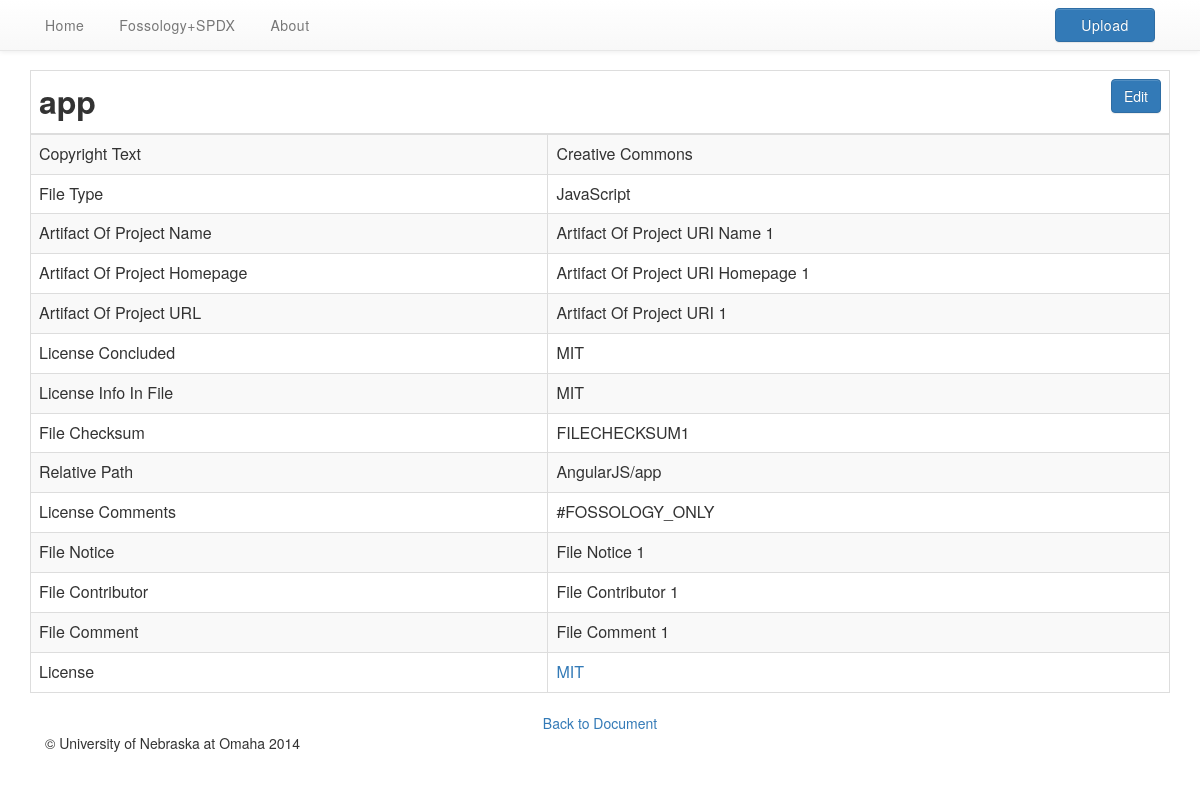
Screenshot of /file.php?file_id=1001&doc_id=1001 with the database file from the repository.
### tables this page shows
CREATE TABLE IF NOT EXISTS `spdx_file_info` (
  `file_info_pk` int(11) AUTO_INCREMENT,
  `fspdx_id` text NOT NULL,
  `filename` text,
  `filetype` text,
  `checksum` text,
  `license_concluded` text NOT NULL,
  `license_info_in_file` text,
  `license_comment` text,
  `file_copyright_text` text,
  `artifact_of_project` text,
  `artifact_of_homepage` text,
  `artifact_of_url` text,
  `file_comment` text,
  `file_notice` text,
  `file_contributor` text,
  `relative_path` text,
  `package_info_fk` int(11) NOT NULL,
  `spdx_fk` int(11) NOT NULL,
  PRIMARY KEY (`file_info_pk`,`package_info_fk`,`spdx_fk`)
);

CREATE TABLE IF NOT EXISTS `spdx_license_list_insert` (
  `license_list_pk` int(30) AUTO_INCREMENT,
  `license_identifier` varchar(50) NOT NULL,
  `license_fullname` varchar(100) NOT NULL,
  `license_matchname_1` varchar(30) NOT NULL,
  `license_matchname_2` varchar(30) NOT NULL,
  `license_matchname_3` varchar(30) NOT NULL,
  `osi_approved` tinyint(1) DEFAULT NULL,
  PRIMARY KEY (`license_list_pk`)
);

### src/function/Data_Source.php (called while the page is built, shortened)
<?php
    $host        = "localhost";
    $username    = "root";
    $password    = "";
    $db_name     = "SPDX";
?>

### src/file.php (the view, shortened to what this page needs)
<SPDX-License-Identifier: Apache-2.0>
<?php
    include("function/_header.php");
    include("function/package_files.php");
    $fileId = $_GET['file_id'];
    $spdxDocId = $_GET['doc_id'];
    $file = mysql_fetch_assoc(getPackageFile($fileId, $spdxDocId));
?>
<div class="container">
    <form id="spdx_form" action="file.php?file_id=<?php echo $fileId; ?>&doc_id=<?php echo $spdxDocId;?>" method="post">
        <table id="tblMain" class="table table-bordered table-striped table-doc">
            <thead>
                <tr>
                    <th colspan=2>
	                    <?php echo $file["filename"]; ?>
	                    <div style="display:inline-block;float:right;">
	                        <button id="edit_doc"     type="button"  class="btn btn-primary view"/>Edit</button>
	                    </div>
                    </th>
                </tr>
            </thead>
            <tbody>
                <tr>
                    <td title="Information about copyright.">Copyright Text</td>
                    <td class="view"><?php echo $file["file_copyright_text"]; ?></td>
                </tr>
                <tr>
                    <td title="Type of this file.">File Type</td>
                    <td class="view"><?php echo $file["filetype"]; ?></td>
                </tr>
                <tr>
                    <td title="Project the file has been derived from.">Artifact Of Project Name</td>
                    <td class="view"><?php echo $file["artifact_of_project"]; ?></td>
                </tr>
                <tr>
                    <td title="Location of project from which this file has been derived.">Artifact Of Project Homepage</td>
                    <td class="view"><?php echo $file["artifact_of_homepage"]; ?></td>
                </tr>
                <tr>
                    <td title="Link to the project from which this file was derived.">Artifact Of Project URL</td>
                    <td class="view"><?php echo $file["artifact_of_url"]; ?></td>
                </tr>
                <tr>
                    <td title="License governing this file.">License Concluded</td>
                    <td class="view"><?php echo $file["license_concluded"]; ?></td>
                </tr>
                <tr>
                    <td title="Any text found in this file pertaining to the license.">License Info In File</td>
                    <td class="view"><?php echo $file["license_info_in_file"]; ?></td>
                </tr>
                <tr>
                    <td title="Unique identifier of this file.">File Checksum</td>
                    <td><?php echo $file["checksum"]; ?></td>
                </tr>
                <tr>
                    <td title="Path to this file relative to the root of the package file.">Relative Path</td>
                    <td><?php echo $file["relative_path"]; ?></td>
                </tr>
                <tr>
                    <td title="Any relevant additional license information for this file.">License Comments</td>
                    <td class="view"><?php echo $file["license_comment"]; ?></td>
                </tr>
                <tr>
                    <td title="Any legal notices found in this file.">File Notice</td>
                    <td class="view"><?php echo $file["file_notice"]; ?></td>
                </tr>
                <tr>
                    <td title="Anyone who has contributed to this file.">File Contributor</td>
                    <td class="view"><?php echo $file["file_contributor"]; ?></td>
                </tr>
                <tr>
                    <td title="General comments about this file">File Comment</td>
                    <td class="view"><?php echo $file["file_comment"]; ?></td>
                </tr>
                <tr>
                    <td title="License of this file.">License</td>
                    <td><a href="license.php?license_id=<?php echo $file['license_identifier'];?>&doc_id=<?php echo $spdxDocId; ?>"><?php echo $file["license_identifier"]; ?></a></td>
                </tr>
            </tbody>
        </table>
    </form>
    <div align="center">
    	<a href="spdx_doc.php?doc_id=<?php echo $spdxDocId; ?>">Back to Document</a>
    </div>
</div>
<?php
    include("function/_footer.php");
?>

### src/css/dashboard.css (style rules this page uses)
table.table-doc th { font-size: 2em; }

### rows the page displays
spdx_file_info: filename "app", file_copyright_text "Creative Commons", filetype "JavaScript", artifact_of_project "Artifact Of Project URI Name 1", artifact_of_homepage "Artifact Of Project URI Homepage 1", artifact_of_url "Artifact Of Project URI 1", license_concluded "MIT", license_info_in_file "MIT", checksum "FILECHECKSUM1", relative_path "AngularJS/app", license_comment "#FOSSOLOGY_ONLY", file_notice "File Notice 1", file_contributor "File Contributor 1", file_comment "File Comment 1", spdx_license_list_insert.license_identifier "MIT"
